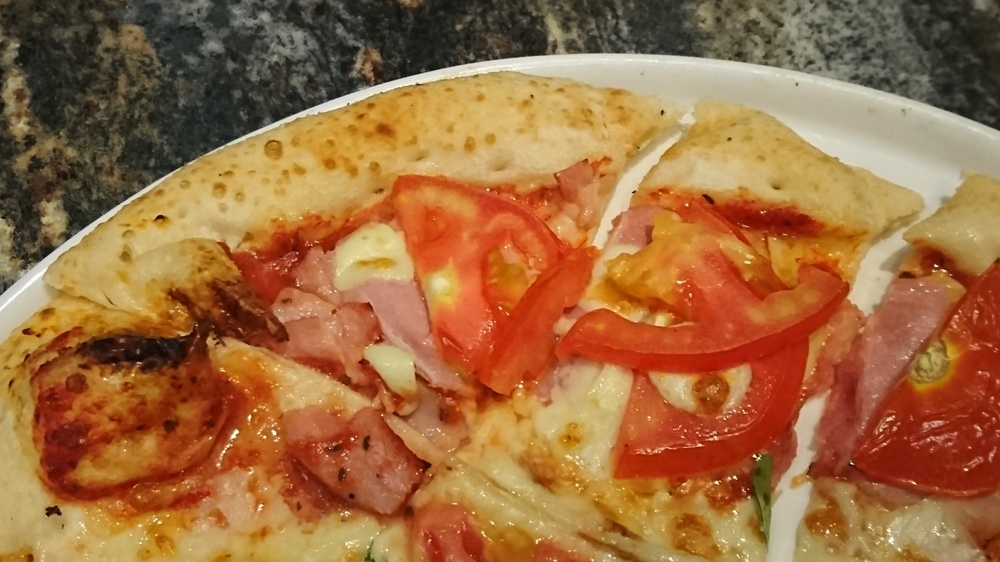
#> input picture dataset2/DSC_1163.JPG, 1000 x 562 px, shrunk from 3840 x 2160 before the run
$ python test.py
#> lines starting #> are read from the running program, lines starting #| are printed output that depends on the picture
import numpy as np
import cv2 as cv
#from matplotlib import pyplot as plt

if __name__ == '__main__':
    top, bot, left, right = 100, 100, 0, 500
    img1 = cv.imread('DSC_1163.JPG')
#> img1 is the input picture: shape (562, 1000, 3); mean B, G, R 63, 107.4, 158.6
    img2 = cv.imread('DSC_1164.JPG')
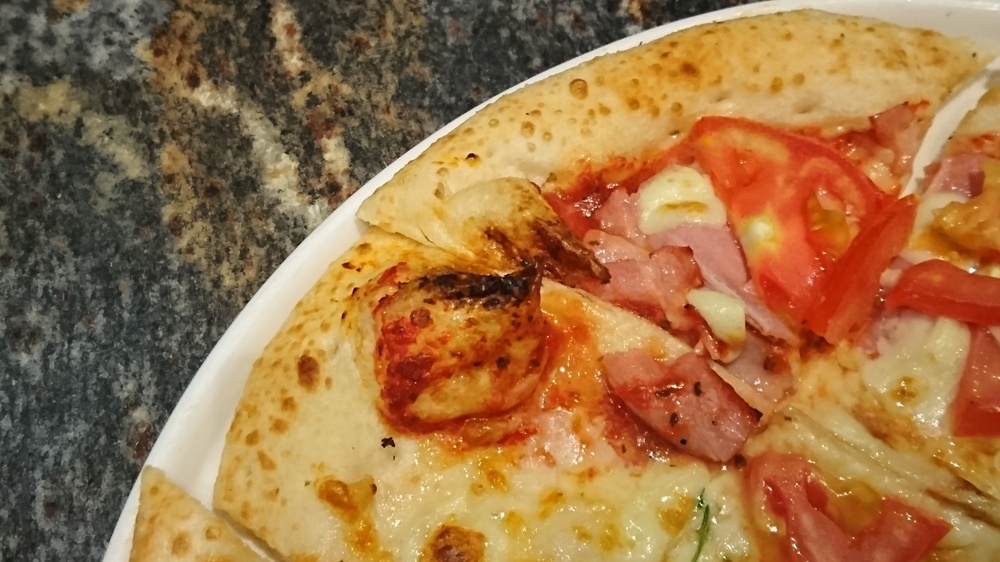
#> input picture dataset2/DSC_1164.JPG, 1000 x 562 px, shrunk from 3840 x 2160 before the run
#> img2 is the input picture: shape (562, 1000, 3); mean B, G, R 69, 114, 157.9
    srcImg = cv.copyMakeBorder(img1, top, bot, left, right, cv.BORDER_CONSTANT, value=(0, 0, 0))
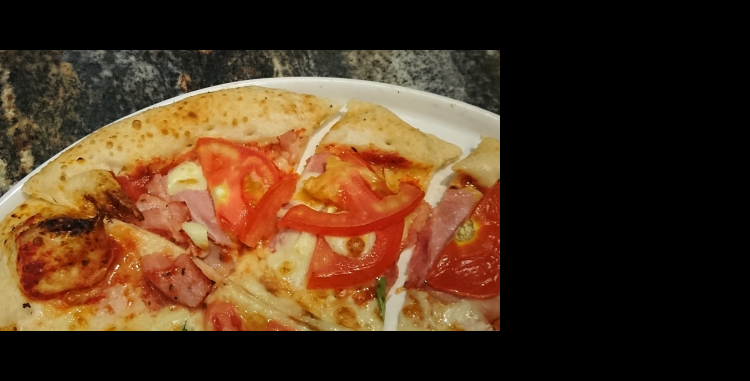
#> srcImg: shape (762, 1500, 3) (shown at 1/2 size); mean B, G, R 31, 52.8, 78
    testImg = cv.copyMakeBorder(img2, top, bot, left, right, cv.BORDER_CONSTANT, value=(0, 0, 0))
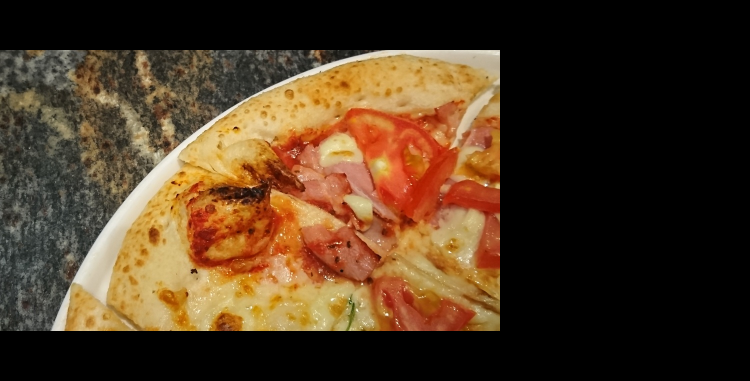
#> testImg: shape (762, 1500, 3) (shown at 1/2 size); mean B, G, R 33.9, 56, 77.6
    img1gray = cv.cvtColor(srcImg, cv.COLOR_BGR2GRAY)
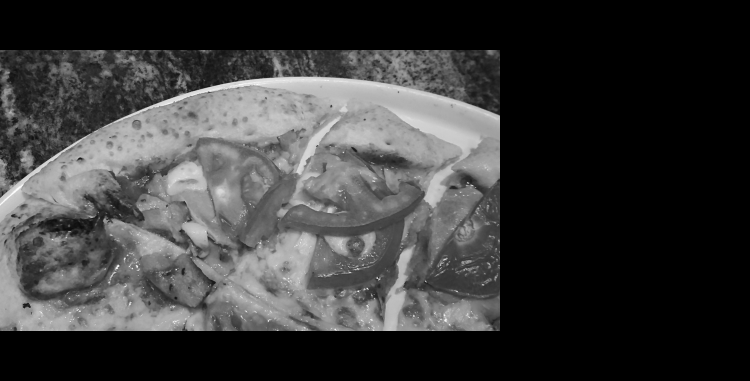
#> img1gray: shape (762, 1500) (shown at 1/2 size); min 0, max 255, mean 57.8
    img2gray = cv.cvtColor(testImg, cv.COLOR_BGR2GRAY)
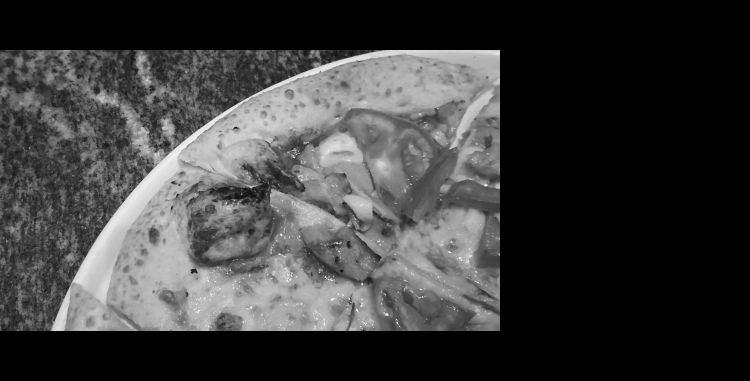
#> img2gray: shape (762, 1500) (shown at 1/2 size); min 0, max 252, mean 60
#> (the run stopped early here; a loop or call above may not have finished)
